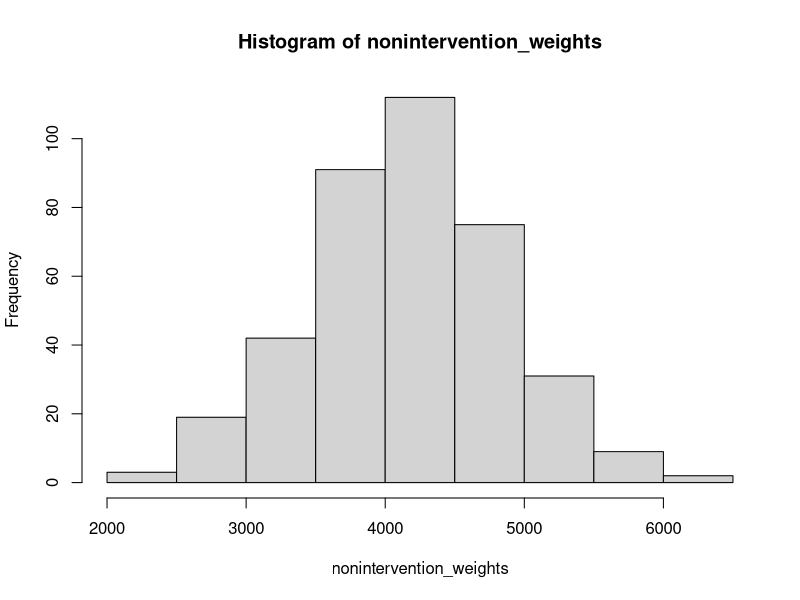
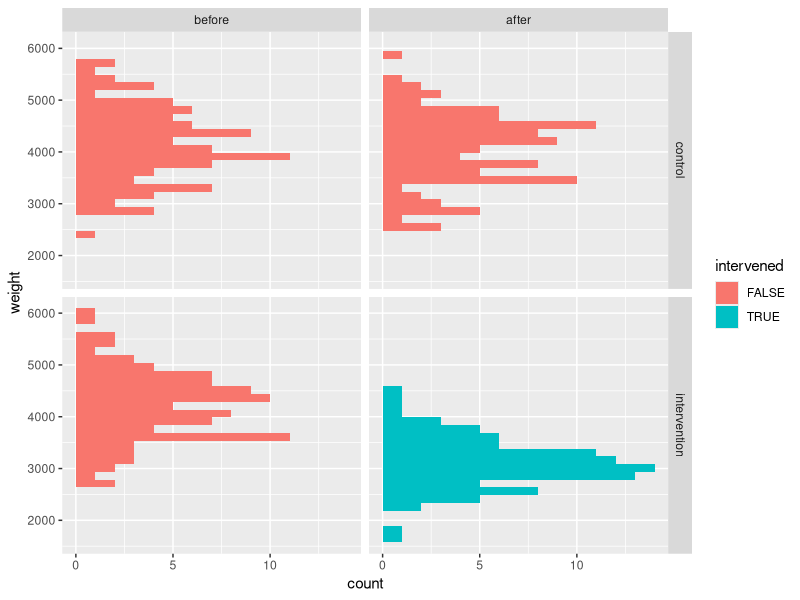

Generate these figures, in order, with R:
library(tidyverse)

n_villages <- 8
n_households_per_village <- 8

# Create a tibble with the structure of the sampling set up, and an empty column
# for the weight of the mosquitoes collected. Each row is one sampling unit: one
# trapping effort, over the course of a month, in a single household.
data_template <- expand_grid(
  village = seq_len(n_villages),
  household = seq_len(n_households_per_village),
  month = c(1:3, 13:15),
  weight = NA
) %>%
  mutate(
    before_after = case_when(
      month %in% 1:3 ~ "before",
      month %in% 13:15 ~ "after"
    ),
    arm = case_when(
      village <= round(n_villages / 2) ~ "control",
      .default = "intervention"
    ),
    .before = "weight"
  ) %>%
  mutate(
    # make unique combinations of households and villages
    household_village_combination = paste(village,
                                          household,
                                          sep = "-"),
    unique_household = match(household_village_combination,
                             unique(household_village_combination)),
    .after = "household"
  ) %>%
  select(
    -household_village_combination
  )

view(data_template)

# what parameters do we need?

# intervention effect (% reduction)
intervention_percent_reduction <- 27 # percent

# WITHOUT intervention effect:
# study average weight (one month total, in one household)
study_avg_wt <- 4000 #mg
inter_village_sd <- 500
inter_household_sd <- 300
inter_month_sd <- 500

# # we could do the simulations with for-loops
# 
# # all 8 villages first
# village_avg_wt <- rnorm(n_villages,
#                         mean = study_avg_wt,
#                         sd = inter_village_sd)
# 
# # then loop through the villages, each time generating 8 households
# 
# # e.g. for the first village:
# household_village1_avg_wt <- rnorm(n_households_per_village,
#                                    mean = village_avg_wt[1],
#                                    sd = inter_household_sd)
# 
# # then loop through the households, each time generating 6 months
# 
# # e.g. for the first village, first household:
# month_household1_village1_wt <- rnorm(6,
#                                       mean = household_village1_avg_wt[1],
#                                       sd = inter_month_sd)

# or we can simulate them all at once, with vectorised code. This makes use of
# the fact that we can simulate zero-mean random normals, and then add on the
# mean. It also makes use of integer indexing in R.

# integer indexing:

# names <- c("John", "Vic", "Sylviane")
# indices <- c(1, 1, 1, 2, 2, 3, 3, 3, 3)
# names[indices]

# set up the random difference values (ignoring intervention effects)

# 8x villages (difference from study average)
village_avg_wt_diffs <- rnorm(n_villages,
                              mean = 0,
                              sd = inter_village_sd)

# 64x households (difference from village average)
unique_household_avg_wt_diffs <- rnorm(n_households_per_village * n_villages,
                                        mean = 0,
                                        sd = inter_household_sd)

# 384 household-month trap records
month_household_avg_wt_diffs <- rnorm(6 * n_households_per_village * n_villages,
                                      mean = 0,
                                      sd = inter_month_sd)

# study average + correct village difference + correct household difference +
# correct month difference

nonintervention_weights <- study_avg_wt +
  village_avg_wt_diffs[data_template$village] +
  unique_household_avg_wt_diffs[data_template$unique_household] +
  month_household_avg_wt_diffs

hist(nonintervention_weights)

# apply convert percentage reduction
intervention_multiplier <- 1 - intervention_percent_reduction / 100

# create a dummy variable for whether there is an effect of the intervention
intervention_in_place <- as.numeric(data_template$before_after == "after" &
                                      data_template$arm == "intervention")

intervention_multiplier_vec <- (1 - intervention_in_place) +
  intervention_in_place * intervention_multiplier

weights <- nonintervention_weights * intervention_multiplier_vec

data_template$weight <- weights

view(data_template)

data_template %>%
  mutate(
    intervened = arm == "intervention" & before_after == "after",
    before_after = factor(before_after,
                          levels = c("before", "after"))
  ) %>%
  ggplot(
    aes(
      x = weight,
      fill = intervened
    )
  ) +
  geom_histogram() +
  facet_grid(arm ~ before_after) +
  coord_flip()
